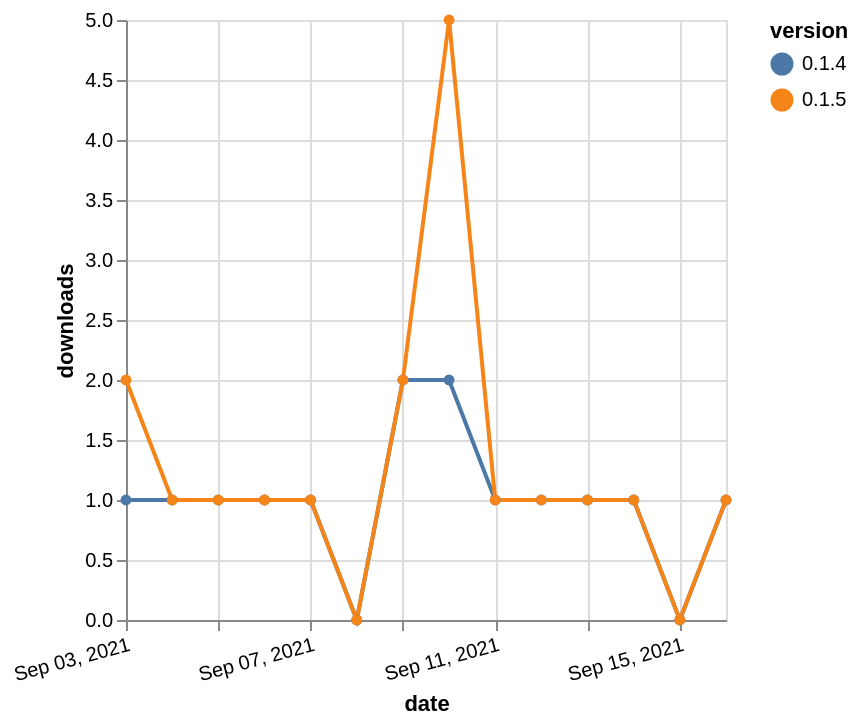

Specify this chart in Vega-Lite:
### Vega-Lite specification from a JSON file in a GitHub repository (floating-point values rounded to 4 significant figures)
{"$schema": "https://vega.github.io/schema/vega-lite/v5.json", "description": "A simple bar chart with embedded data.", "data": {"values": [{"date": "2021-09-03", "total": 184, "delta": 1, "version": "0.1.4"}, {"date": "2021-09-04", "total": 185, "delta": 1, "version": "0.1.4"}, {"date": "2021-09-05", "total": 186, "delta": 1, "version": "0.1.4"}, {"date": "2021-09-06", "total": 187, "delta": 1, "version": "0.1.4"}, {"date": "2021-09-07", "total": 188, "delta": 1, "version": "0.1.4"}, {"date": "2021-09-08", "total": 188, "delta": 0, "version": "0.1.4"}, {"date": "2021-09-09", "total": 190, "delta": 2, "version": "0.1.4"}, {"date": "2021-09-10", "total": 192, "delta": 2, "version": "0.1.4"}, {"date": "2021-09-11", "total": 193, "delta": 1, "version": "0.1.4"}, {"date": "2021-09-12", "total": 194, "delta": 1, "version": "0.1.4"}, {"date": "2021-09-13", "total": 195, "delta": 1, "version": "0.1.4"}, {"date": "2021-09-14", "total": 196, "delta": 1, "version": "0.1.4"}, {"date": "2021-09-15", "total": 196, "delta": 0, "version": "0.1.4"}, {"date": "2021-09-16", "total": 197, "delta": 1, "version": "0.1.4"}, {"date": "2021-09-03", "total": 223, "delta": 2, "version": "0.1.5"}, {"date": "2021-09-04", "total": 224, "delta": 1, "version": "0.1.5"}, {"date": "2021-09-05", "total": 225, "delta": 1, "version": "0.1.5"}, {"date": "2021-09-06", "total": 226, "delta": 1, "version": "0.1.5"}, {"date": "2021-09-07", "total": 227, "delta": 1, "version": "0.1.5"}, {"date": "2021-09-08", "total": 227, "delta": 0, "version": "0.1.5"}, {"date": "2021-09-09", "total": 229, "delta": 2, "version": "0.1.5"}, {"date": "2021-09-10", "total": 234, "delta": 5, "version": "0.1.5"}, {"date": "2021-09-11", "total": 235, "delta": 1, "version": "0.1.5"}, {"date": "2021-09-12", "total": 236, "delta": 1, "version": "0.1.5"}, {"date": "2021-09-13", "total": 237, "delta": 1, "version": "0.1.5"}, {"date": "2021-09-14", "total": 238, "delta": 1, "version": "0.1.5"}, {"date": "2021-09-15", "total": 238, "delta": 0, "version": "0.1.5"}, {"date": "2021-09-16", "total": 239, "delta": 1, "version": "0.1.5"}]}, "width": "container", "mark": {"type": "line", "point": {"filled": true}}, "encoding": {"x": {"field": "date", "type": "temporal", "timeUnit": "yearmonthdate", "title": "date", "axis": {"labelAngle": -15}}, "y": {"field": "delta", "type": "quantitative", "title": "downloads"}, "color": {"field": "version", "type": "nominal"}, "tooltip": {"field": "delta"}}}
